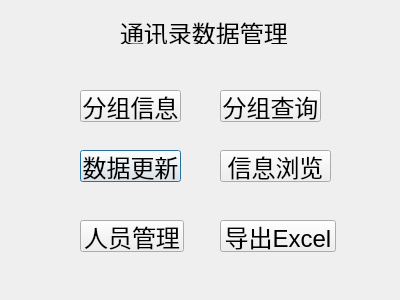
<?xml version="1.0" encoding="UTF-8"?>
<ui version="4.0">
 <class>mainDialog</class>
 <widget class="QDialog" name="mainDialog">
  <property name="geometry">
   <rect>
    <x>0</x>
    <y>0</y>
    <width>400</width>
    <height>300</height>
   </rect>
  </property>
  <property name="windowTitle">
   <string>Dialog</string>
  </property>
  <widget class="QLabel" name="label">
   <property name="geometry">
    <rect>
     <x>120</x>
     <y>20</y>
     <width>168</width>
     <height>24</height>
    </rect>
   </property>
   <property name="font">
    <font>
     <pointsize>18</pointsize>
    </font>
   </property>
   <property name="text">
    <string>通讯录数据管理</string>
   </property>
  </widget>
  <widget class="QPushButton" name="pushButton">
   <property name="geometry">
    <rect>
     <x>80</x>
     <y>150</y>
     <width>101</width>
     <height>32</height>
    </rect>
   </property>
   <property name="font">
    <font>
     <pointsize>18</pointsize>
    </font>
   </property>
   <property name="text">
    <string>数据更新</string>
   </property>
  </widget>
  <widget class="QPushButton" name="pushButton_2">
   <property name="geometry">
    <rect>
     <x>220</x>
     <y>150</y>
     <width>111</width>
     <height>32</height>
    </rect>
   </property>
   <property name="font">
    <font>
     <pointsize>18</pointsize>
    </font>
   </property>
   <property name="text">
    <string>信息浏览</string>
   </property>
  </widget>
  <widget class="QPushButton" name="pushButton_3">
   <property name="geometry">
    <rect>
     <x>80</x>
     <y>220</y>
     <width>104</width>
     <height>32</height>
    </rect>
   </property>
   <property name="font">
    <font>
     <pointsize>18</pointsize>
    </font>
   </property>
   <property name="text">
    <string>人员管理</string>
   </property>
  </widget>
  <widget class="QPushButton" name="pushButton_4">
   <property name="geometry">
    <rect>
     <x>220</x>
     <y>220</y>
     <width>116</width>
     <height>32</height>
    </rect>
   </property>
   <property name="font">
    <font>
     <pointsize>18</pointsize>
    </font>
   </property>
   <property name="text">
    <string>导出Excel</string>
   </property>
  </widget>
  <widget class="QPushButton" name="pushButton_5">
   <property name="geometry">
    <rect>
     <x>80</x>
     <y>90</y>
     <width>101</width>
     <height>32</height>
    </rect>
   </property>
   <property name="font">
    <font>
     <pointsize>18</pointsize>
    </font>
   </property>
   <property name="text">
    <string>分组信息</string>
   </property>
  </widget>
  <widget class="QPushButton" name="pushButton_6">
   <property name="geometry">
    <rect>
     <x>220</x>
     <y>90</y>
     <width>101</width>
     <height>32</height>
    </rect>
   </property>
   <property name="font">
    <font>
     <pointsize>18</pointsize>
    </font>
   </property>
   <property name="text">
    <string>分组查询</string>
   </property>
  </widget>
 </widget>
 <resources/>
 <connections/>
</ui>
